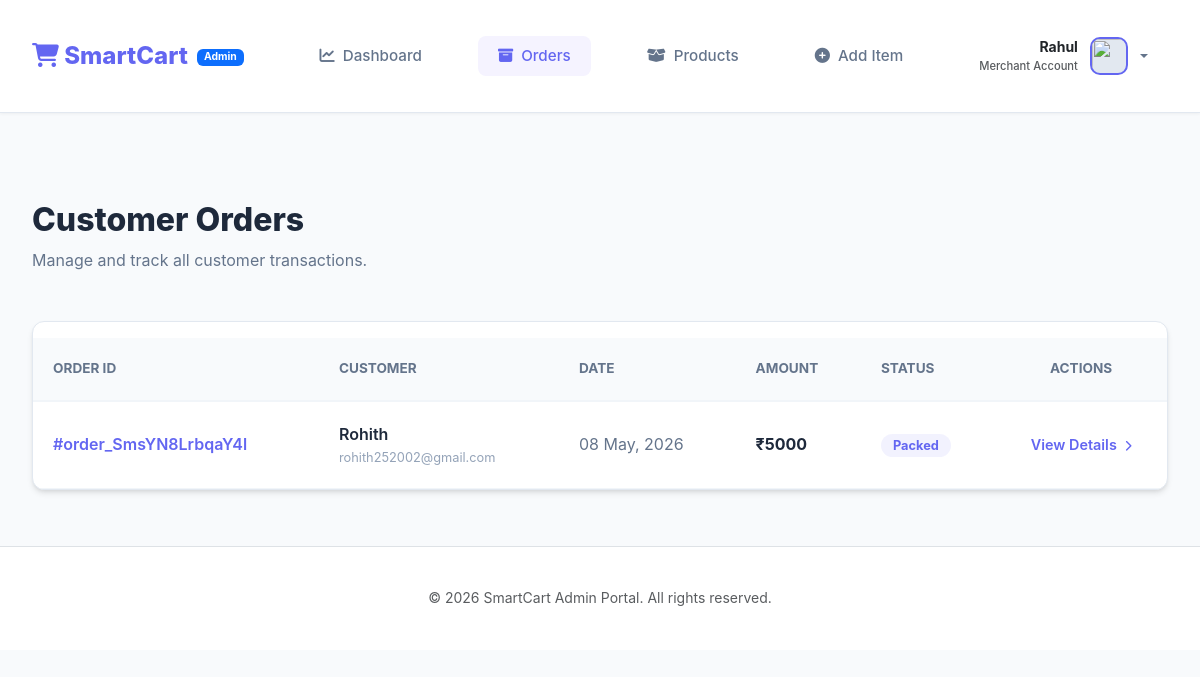
/admin/orders (signed in), run on the app's committed database.
### tables this page shows
CREATE TABLE orders (
        order_id TEXT PRIMARY KEY,
        user_id INTEGER,
        total_amount DECIMAL(10, 2),
        shipping_address TEXT,
        phone TEXT,
        payment_id TEXT,
        status TEXT DEFAULT 'Paid',
        created_at TIMESTAMP DEFAULT CURRENT_TIMESTAMP,
        FOREIGN KEY (user_id) REFERENCES users(user_id) ON DELETE SET NULL
    );

CREATE TABLE users (
        user_id INTEGER PRIMARY KEY AUTOINCREMENT,
        name TEXT NOT NULL,
        email TEXT UNIQUE NOT NULL,
        password TEXT NOT NULL,
        profile_image TEXT DEFAULT NULL,
        reset_token TEXT DEFAULT NULL,
        created_at TIMESTAMP DEFAULT CURRENT_TIMESTAMP
    );

### app.py (the view)
@app.route('/admin/orders')
def admin_orders():
    if 'admin_id' not in session:
        return redirect(url_for('admin_login'))
    conn = get_db_connection()
    cursor = conn.cursor()
    cursor.execute("""
        SELECT o.*, u.name as user_name, u.email as user_email
        FROM orders o
        JOIN users u ON o.user_id = u.user_id
        ORDER BY o.created_at DESC
    """)
    orders = cursor.fetchall()
    cursor.close()
    conn.close()
    return render_template('admin/orders.html', orders=orders)

### app.py (called while the page is built, shortened)
@app.template_filter('strftime')
def _jinja2_filter_datetime(date, fmt=None):
    if date is None:
        return ""
    if fmt:
        return date.strftime(fmt)
    else:
        return date.strftime('%d %b, %Y')

def get_db_connection():
    try:
        conn = sqlite3.connect(app.config['DATABASE_PATH'], detect_types=sqlite3.PARSE_DECLTYPES)
        conn.row_factory = sqlite3.Row
        conn.execute("PRAGMA foreign_keys = ON")
        return conn
    except sqlite3.Error as err:
        print(f"Error: {err}")
        return None

### templates/admin/orders.html (shortened to what this page needs)
{% extends "admin/base.html" %}
{% block content %}
<div style="padding: 2rem 0;">
    <div style="display: flex; justify-content: space-between; align-items: center; margin-bottom: 2rem;">
        <div>
            <h1 style="font-size: 2rem; font-weight: 800; color: #1e293b;">Customer Orders</h1>
            <p style="color: #64748b;">Manage and track all customer transactions.</p>
        </div>
    </div>
    <div class="card" style="padding: 0; overflow: hidden; border: 1px solid #e2e8f0;">
        <table style="width: 100%; border-collapse: collapse; text-align: left;">
            <thead>
                <tr style="background: #f8fafc; border-bottom: 2px solid #e2e8f0;">
                    <th style="padding: 1.25rem; font-size: 0.85rem; text-transform: uppercase; color: #64748b; font-weight: 700;">Order ID</th>
                    <th style="padding: 1.25rem; font-size: 0.85rem; text-transform: uppercase; color: #64748b; font-weight: 700;">Customer</th>
                    <th style="padding: 1.25rem; font-size: 0.85rem; text-transform: uppercase; color: #64748b; font-weight: 700;">Date</th>
                    <th style="padding: 1.25rem; font-size: 0.85rem; text-transform: uppercase; color: #64748b; font-weight: 700;">Amount</th>
                    <th style="padding: 1.25rem; font-size: 0.85rem; text-transform: uppercase; color: #64748b; font-weight: 700;">Status</th>
                    <th style="padding: 1.25rem; font-size: 0.85rem; text-transform: uppercase; color: #64748b; font-weight: 700; text-align: center;">Actions</th>
                </tr>
            </thead>
            <tbody>
                {% for order in orders %}
                <tr style="border-bottom: 1px solid #f1f5f9; transition: background 0.2s;" onmouseover="this.style.background='#fcfcfc'" onmouseout="this.style.background='transparent'">
                    <td style="padding: 1.25rem; font-weight: 600; color: #6366f1;">#{{ order.order_id }}</td>
                    <td style="padding: 1.25rem;">
                        <div style="font-weight: 600; color: #1e293b;">{{ order.user_name }}</div>
                        <div style="font-size: 0.8rem; color: #94a3b8;">{{ order.user_email }}</div>
                    </td>
                    <td style="padding: 1.25rem; color: #64748b;">{{ order.created_at | strftime('%d %b, %Y') }}</td>
                    <td style="padding: 1.25rem; font-weight: 700; color: #1e293b;">₹{{ order.total_amount }}</td>
                    <td style="padding: 1.25rem;">
                        {% set status_color = '#6366f1' %}
                        {% if order.status == 'Delivered' %}{% set status_color = '#10b981' %}
                        {% elif order.status == 'Pending' %}{% set status_color = '#f59e0b' %}
                        {% endif %}
                        <span style="background: {{ status_color }}15; color: {{ status_color }}; padding: 0.25rem 0.75rem; border-radius: 99px; font-size: 0.8rem; font-weight: 700;">
                            {{ order.status }}
                        </span>
                    </td>
                    <td style="padding: 1.25rem; text-align: center;">
                        <a href="{{ url_for('admin_order_details', order_id=order.order_id) }}" style="color: #6366f1; text-decoration: none; font-weight: 600; font-size: 0.9rem;">
                            View Details <i class="fas fa-chevron-right" style="font-size: 0.7rem; margin-left: 0.25rem;"></i>
                        </a>
                    </td>
                </tr>
                {% endfor %}
            </tbody>
        </table>
    </div>
</div>
{% endblock %}

### static/css/style.css (style rules this page uses)
:root { --primary-color: #4f46e5; --primary-hover: #4338ca; --secondary-color: #f8fafc; --accent-color: #06b6d4; --text-primary: #1e293b; --text-secondary: #64748b; --bg-main: #f1f5f9; --card-bg: #ffffff; --success: #10b981; --danger: #ef4444; --warning: #f59e0b; --shadow: 0 4px 6px -1px rgb(0 0 0 / 0.1), 0 2px 4px -2px rgb(0 0 0 / 0.1); --shadow-lg: 0 10px 15px -3px rgb(0 0 0 / 0.1), 0 4px 6px -4px rgb(0 0 0 / 0.1); --radius: 12px; }
* { margin: 0; padding: 0; box-sizing: border-box; font-family: 'Inter', -apple-system, sans-serif; }
body { background-color: var(--bg-main); color: var(--text-primary); line-height: 1.6; }
.card { background: white; border-radius: var(--radius); padding: 1.5rem; box-shadow: var(--shadow); }
table { width: 100%; border-collapse: collapse; margin-top: 1rem; }
th { text-align: left; padding: 1rem; border-bottom: 2px solid #f1f5f9; color: var(--text-secondary); font-weight: 600; }
td { padding: 1rem; border-bottom: 1px solid #f1f5f9; }

### templates/admin/base.html (style rules this page uses)
:root { --primary-color: #6366f1; --secondary-color: #4f46e5; --bg-light: #f8fafc; --text-primary: #1e293b; --text-secondary: #64748b; }
body { font-family: 'Inter', sans-serif; background-color: var(--bg-light); color: var(--text-primary); }

### data on the page
orders: order_id "order_SmsYN8LrbqaY4l", user_name "Rohith", user_email "rohith252002@gmail.com", created_at|strftime "08 May, 2026", total_amount "5000", status "Packed"

### other printed values
{{ session.get('admin_name', 'Admin') }} "Rahul"
